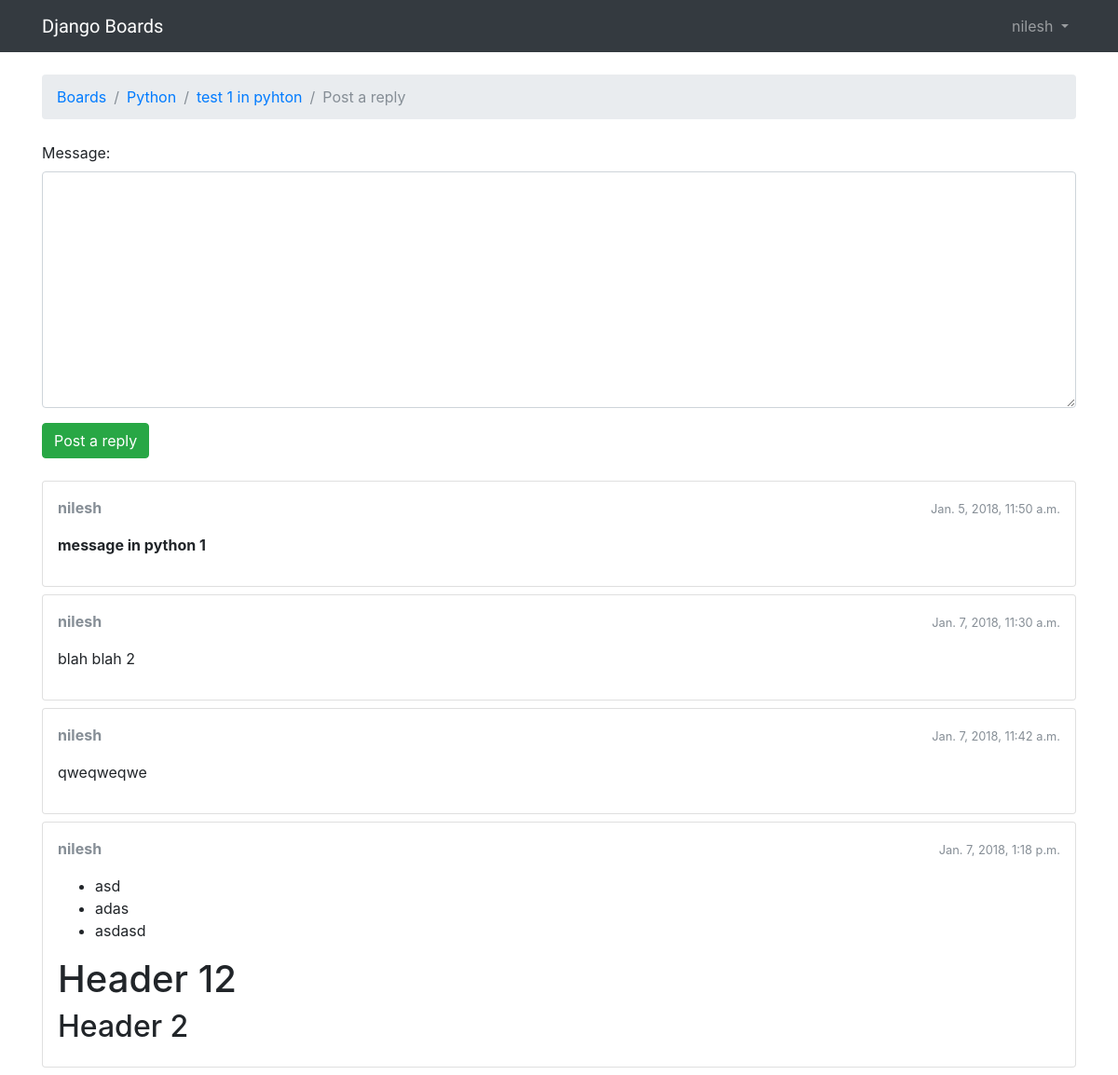
Page /boards/1/topics/1/reply/ (signed in) on the committed database.
### boards/models.py (models this page shows, shortened)
class Topic(models.Model):
    subject = models.CharField(max_length=255)
    last_updated = models.DateTimeField(auto_now_add=True)
    board = models.ForeignKey(Board, related_name='topics', on_delete=models.CASCADE)
    starter = models.ForeignKey(User, related_name='topics', on_delete=models.CASCADE)
    views = models.PositiveIntegerField(default=0)

class Board(models.Model):
    name = models.CharField(max_length= 30, unique=True)
    description = models.CharField(max_length=100)

class Post(models.Model):
    message = models.TextField(max_length=4000)
    topic = models.ForeignKey(Topic, related_name='posts', on_delete=models.CASCADE)
    created_at = models.DateTimeField(auto_now_add=True)
    updated_at = models.DateTimeField(null=True)
    created_by = models.ForeignKey(User, related_name='posts', on_delete=models.CASCADE)
    updated_by = models.ForeignKey(User, null=True, related_name='+', on_delete=models.CASCADE)
    def get_message_as_markdown(self):
        return mark_safe(markdown(self.message, safe_mode='escape'))

### boards/views.py (the view)
# urls.py: path('boards/<int:pk>/topics/<int:topic_pk>/reply/', board_views.reply_topic, name='reply_topic'),
@login_required
def reply_topic(request, pk, topic_pk):
    topic = get_object_or_404(Topic, board__pk=pk, pk=topic_pk)
    if request.method == 'POST':
        form = PostForm(request.POST)
        if form.is_valid():
            post = form.save(commit=False)
            post.topic = topic
            post.created_by = request.user
            post.save()
            topic.last_updated = timezone.now()
            topic.save()
            topic_url = reverse('topic_posts', kwargs={'pk': pk, 'topic_pk': topic_pk})
            topic_post_url = '{url}?page={page}#{id}'.format(
                url=topic_url,
                id=post.pk,
                page=topic.get_page_count()
            )
            return redirect(topic_post_url)
    else:
        form = PostForm()
    return render(request, 'boards/reply_topic.html', {'topic': topic, 'form': form})

### boards/forms.py
class PostForm(forms.ModelForm):
    class Meta:
        model = Post
        fields = ['message', ]

### boards/templatetags/form_tags.py (called while the page is built)
@register.filter
def input_class(bound_field):
    css_class = ''
    if bound_field.form.is_bound:
        if bound_field.errors:
            css_class = 'is-invalid'
        elif field_type(bound_field) != 'PasswordInput':
            css_class = 'is-valid'
    return 'form-control {}'.format(css_class)

### boards/templates/boards/reply_topic.html (shortened to what this page needs)
{% extends 'base.html' %}
{% load static %}
{% block stylesheet %}
  <link rel="stylesheet" href="{% static 'css/simplemde.min.css' %}">
{% endblock %}
{% block breadcrumb %}
<li class="breadcrumb-item"><a href="{% url 'home' %}">Boards</a></li>
<li class="breadcrumb-item"><a href="{% url 'board_topics' topic.board.pk %}">{{ topic.board.name }}</a></li>
<li class="breadcrumb-item"><a href="{% url 'topic_posts' topic.board.pk topic.pk %}">{{ topic.subject }}</a></li>
<li class="breadcrumb-item active">Post a reply</li>
{% endblock %}
{% block content %}
<form method="post" class="mb-4">
    {% include 'includes/form.html' %}
    <button type="submit" class="btn btn-success">Post a reply</button>
</form>
{% for post in topic.posts.all %}
<div class="card mb-2">
    <div class="card-body p-3">
        <div class="row mb-3">
            <div class="col-6">
                <strong class="text-muted">{{ post.created_by.username }}</strong>
            </div>
            <div class="col-6 text-right">
                <small class="text-muted">{{ post.created_at }}</small>
            </div>
        </div>
        {{ post.get_message_as_markdown }}
    </div>
</div>
{% endfor %}
{% endblock %}

### templates/base.html (shortened to what this page needs)
{% load static %}<!DOCTYPE html>
<html>
<head>
    <link rel="stylesheet" href="{% static 'css/bootstrap.min.css' %}">
    <link rel="stylesheet" href="{% static 'css/app.css' %}">
    {% block stylesheet %}{% endblock stylesheet %}
</head>
<body>
{% block body %}
<nav class="navbar navbar-expand-lg navbar-dark bg-dark">
    <div class="container">
        <a class="navbar-brand" href="{% url 'home' %}">Django Boards</a>
        <div class="collapse navbar-collapse" id="mainMenu">
            {% if user.is_authenticated %}
            <ul class="navbar-nav ml-auto">
                <li class="nav-item dropdown">
                    <a class="nav-link dropdown-toggle" href="#" id="userMenu" data-toggle="dropdown" aria-haspopup="true" aria-expanded="false">
                        {{ user.username }}
                    </a>
                </li>
            </ul>
            {% else %}
            <form class="form-inline ml-auto">
                <a href="{% url 'login' %}" class="btn btn-outline-secondary">Log in</a>
                <a href="{% url 'signup' %}" class="btn btn-primary ml-2">Sign up</a>
            </form>
            {% endif %}
        </div>
    </div>
</nav>
<div class="container">
    <ol class="breadcrumb my-4">
        {% block breadcrumb %}
        {% endblock breadcrumb %}
    </ol>
    {% block content %}
    {% endblock content %}
</div>
{% endblock body %}
</body>
</html>

### static/css/app.css (style rules this page uses)
.navbar-brand { font-family: 'Peralta', cursive; }

### rows in the picture
Topic: board.name "Python", subject "test 1 in pyhton"
Post: created_by.username "nilesh", created_at "Jan. 5, 2018, 11:50 a.m.", get_message_as_markdown "message in python 1"
Post: created_by.username "nilesh", created_at "Jan. 7, 2018, 11:30 a.m.", get_message_as_markdown "blah blah 2"
Post: created_by.username "nilesh", created_at "Jan. 7, 2018, 11:42 a.m.", get_message_as_markdown "qweqweqwe"
Post: created_by.username "nilesh", created_at "Jan. 7, 2018, 1:18 p.m.", get_message_as_markdown "asd adas asdasd Header 12 Header 2"

### other values in the picture
{{ user.username }} "nilesh"
{{ field.label_tag }} "Message:"
